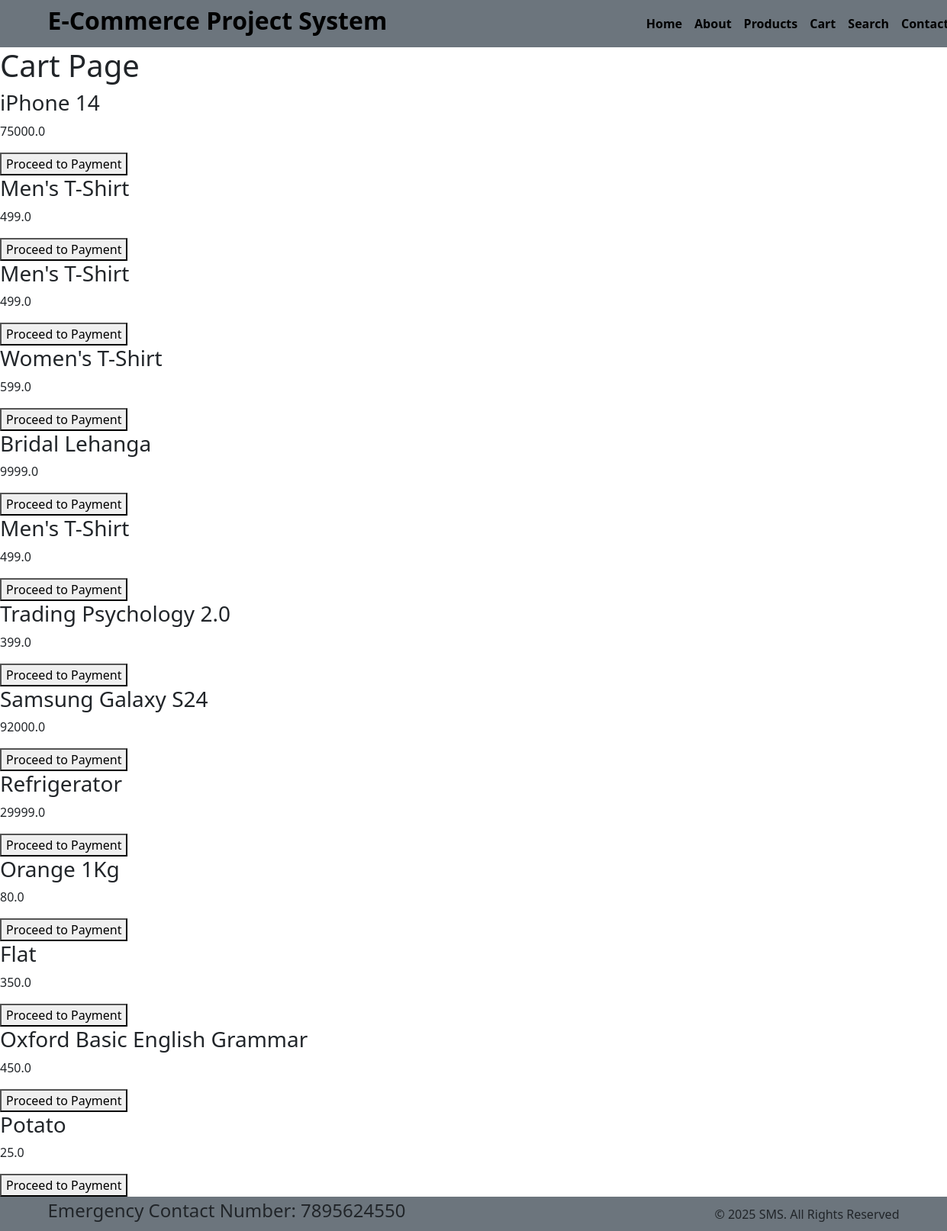
The page /cart on the database its author committed.
### shop/models.py (models this page shows, shortened)
class Cart(models.Model):
    product = models.ForeignKey(Product,on_delete=models.CASCADE)
    added_at = models.DateTimeField(auto_now_add=True)

class Product(models.Model):
    category = models.ForeignKey(Category,on_delete=models.CASCADE)
    product_name = models.CharField(max_length=200)
    product_description = models.TextField()
    product_price = models.FloatField()
    product_image = models.ImageField(upload_to='products', null=True, blank=True)

### shop/views.py (the view)
# urls.py: path('cart',views.cart,name = 'cart'),
def cart(request):
    cart_items = Cart.objects.all()
    return render(request,'cart.html',{'cart_items':cart_items})

### templates/cart.html (shortened to what this page needs)
{% extends 'dummy_base.html' %}
{% block content %}
<h1> Cart Page </h1>
{% for item in cart_items %}
<h3> {{item.product.product_name}}</h3>
<p> {{item.product.product_price}}</p>
<a href="{% url 'payment_method' item.product.id %}">
    <button> Proceed to Payment </button>
</a>
{% endfor %}
{% endblock %}

### templates/dummy_base.html (shortened to what this page needs)
{% load static %}
<!DOCTYPE html>
<html>
  <head>
    <link rel="stylesheet"
      href=" https://cdn.jsdelivr.net/npm/bootstrap@5.1.3/dist/css/bootstrap.min.css ">
    <link rel="stylesheet"
      href="{% static '/css/style.css' %}">
  </head>
  <body>
    <nav class="navbar bg-secondary navbar-expand-md ">
      <div class="container">
      <h3 class="text-black fs-2 fw-bold" style="white-space: nowrap;">
    E-Commerce Project System
      </h3>
        <div style=""
          class="collapse navbar-collapse justify-content-end col-md-8 navbar-collapse-3">
          <ul class="navbar-nav justify-content-center  fw-bold">
            <li class="nav-item active">
              <a class="nav-link text-black" href="{% url 'home' %}">Home </a>
            </li>
            <li class="nav-item">
              <a class="nav-link text-black" href="{% url 'about' %}">About</a>
            </li>
            <li class="nav-item">
              <a class="nav-link text-black" href="{% url 'products' %}">Products</a>
            </li>
            <li class="nav-item">
              <a class="nav-link text-black" href="{% url 'cart' %}">Cart</a>
            </li>
             <li class="nav-item">
              <a class="nav-link text-black" href="{% url 'search' %}">Search</a>
            </li>
            <li class="nav-item">
              <a class="nav-link text-black" href="{% url 'contact' %}">Contact</a>
            </li>
          </ul>
        </div>
      </div>
    </nav>
{% block content  %}{% endblock %}
    <section class="">
      <footer class="pt-1 pb-1  bg-secondary text-dark">
        <div class="container">
          <div class="row align-items-center">
            <div class="col-12 col-md-8">
              <h4>Emergency Contact Number: 7895624550</h4>
            </div>
            <div class="col-12 col-md-4 mt-4 mt-md-0 text-center text-md-end">
              © 2025 SMS. All Rights Reserved
            </div>
          </div>
        </div>
      </footer>
    </section>
  </body>
</html>

### rows shown on the page
Cart: product.product_name "iPhone 14", product.product_price "75000.0"
Cart: product.product_name "Men's T-Shirt", product.product_price "499.0"
Cart: product.product_name "Men's T-Shirt", product.product_price "499.0"
Cart: product.product_name "Women's T-Shirt", product.product_price "599.0"
Cart: product.product_name "Bridal Lehanga", product.product_price "9999.0"
Cart: product.product_name "Men's T-Shirt", product.product_price "499.0"
Cart: product.product_name "Trading Psychology 2.0", product.product_price "399.0"
Cart: product.product_name "Samsung Galaxy S24", product.product_price "92000.0"
Cart: product.product_name "Refrigerator", product.product_price "29999.0"
Cart: product.product_name "Orange 1Kg", product.product_price "80.0"
Cart: product.product_name "Flat", product.product_price "350.0"
Cart: product.product_name "Oxford Basic English Grammar", product.product_price "450.0"
Cart: product.product_name "Potato", product.product_price "25.0"
